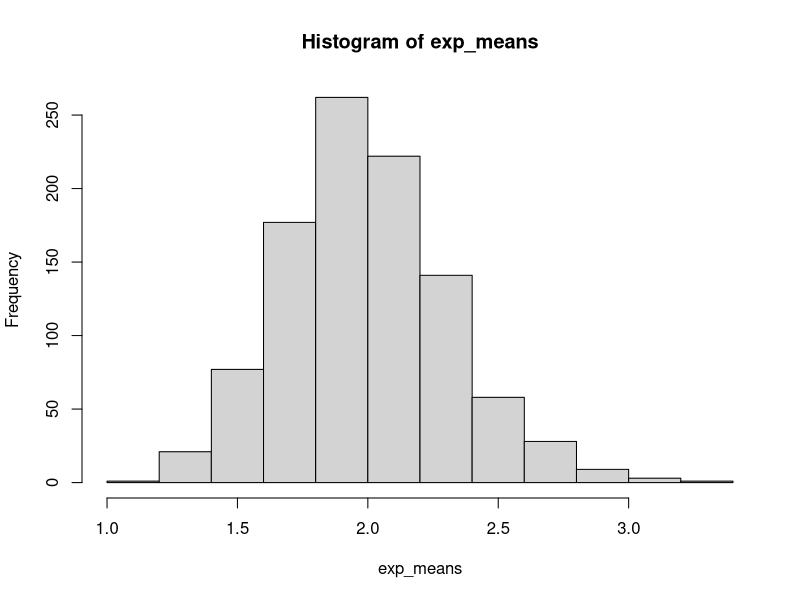

The R script that drew this image:
# script for statinf project

# assign simulation parameters
set.seed(42)
lam = .5
n <- 40
simulations <- 1000

# run & plot the experiment
exp_means <- NULL
for (i in 1:simulations) {
  exp_means <- c(exp_means, mean(rexp(n, lam)))
}
hist(exp_means)

# mean
mean_sample <- mean(exp_means)
mean_theory <- 1/lam

# variance
var_sample <- var(exp_means)
var_theory <- 1/(lam^2 * n)

